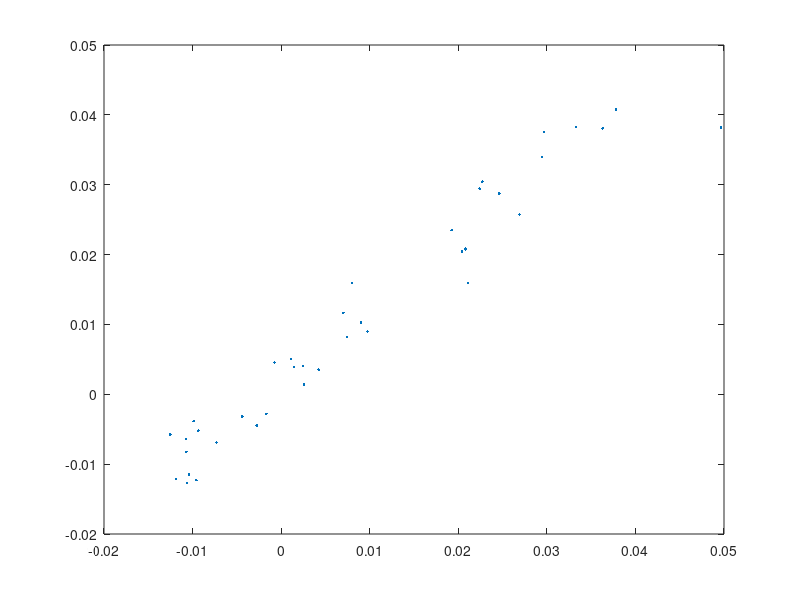

The MATLAB script that drew this image: (Note: this script raises an error after producing the figure.)
function TSLTester2
tn=100;
xsTLS=[];
xsLS=[];
x0=[];
m=40;
for i=1:tn
Rhh=rand(m,1);
A(:,2)=Rhh;
A(:,1)=1;
A(:,3)=A(:,2).^2;
x=rand(3,1);
b=A*x;
sigRhh=0.05*(max(Rhh)-min(Rhh));
errRhh=sigRhh*randn(m,1);
Rhhe=Rhh+errRhh;
errb=0.05*randn(m,1)*(max(b)-min(b));
be=b+errb;
Ae(:,2)=Rhhe(2:end).^2-Rhhe(1).^2;
Ae(:,1)=Rhhe(2:end)-Rhhe(1);
Be=(be(2:end)-be(1));
% indexOut=abs(Rhhe(2:end)-Rhhe(1))<(3*sigRhh);
% Ae(indexOut,:)=[];
% Be(indexOut)=[];
plot(Ae*x(2:3),Be,'.');
xs=zeros(3,1);
xs(2:3)=TLS(Ae,Be,0);
xs(1)=mean(be-xs(2)*Rhhe-xs(3)*Rhhe.^2);
AeLS(:,2)=Rhhe;
AeLS(:,1)=1;
AeLS(:,3)=Rhhe.^2;
xs2=linsolve(AeLS,be);
x0=[x0;x];
xsTLS=[xsTLS;xs];
xsLS=[xsLS;xs2];
end
plot(x0,xsTLS,'.');
hold on
err1=sqrt(sum((x0-xsTLS).^2)/3/tn);
plot(min(xsTLS):1e-3:max(xsTLS),min(xsTLS):1e-3:max(xsTLS))
title(strcat('errTLS=',num2str(err1)));
figure
plot(x0,xsLS,'r.');
err2=sqrt(sum((x0-xsLS).^2)/3/tn);
hold on
plot(min(xsLS):1e-3:max(xsLS),min(xsLS):1e-3:max(xsLS))
title(strcat('errLS=',num2str(err2)));
end